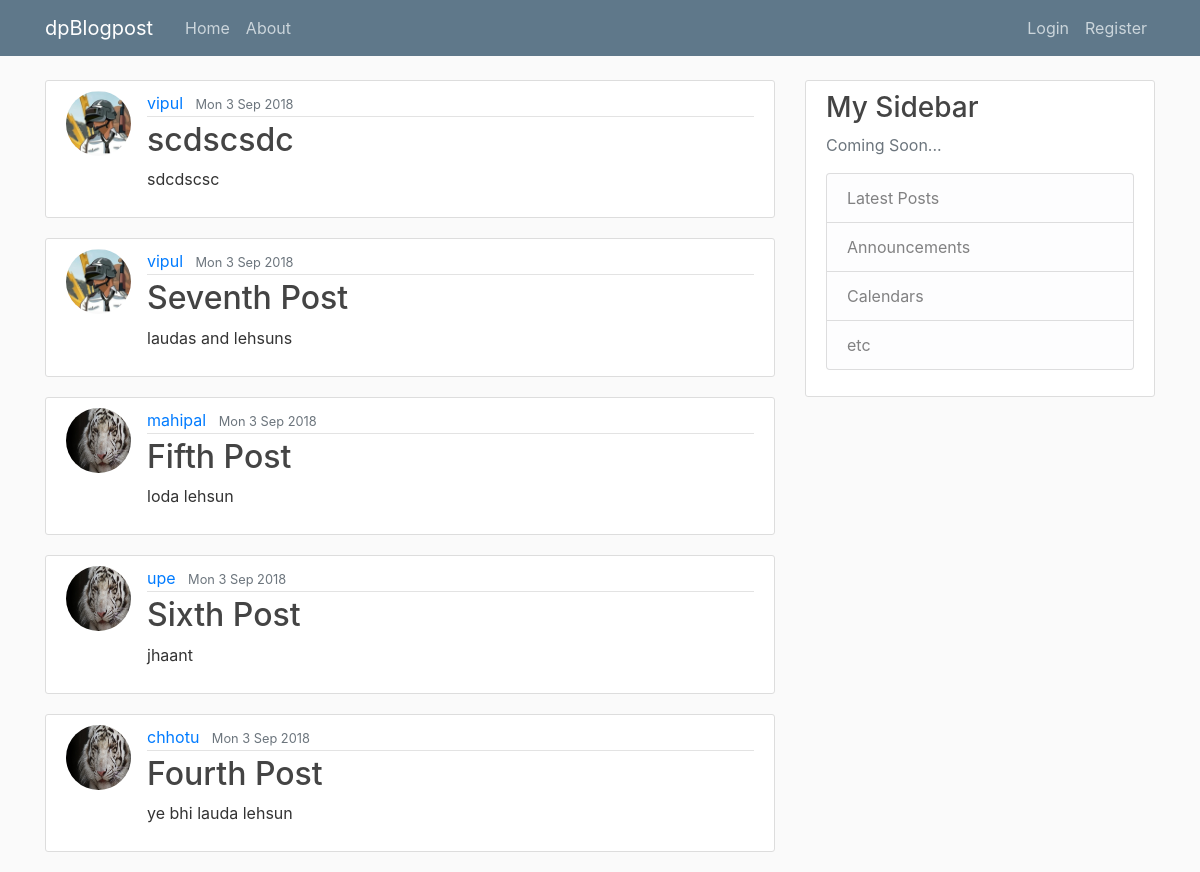
/, run on an earlier commit of the app's database.
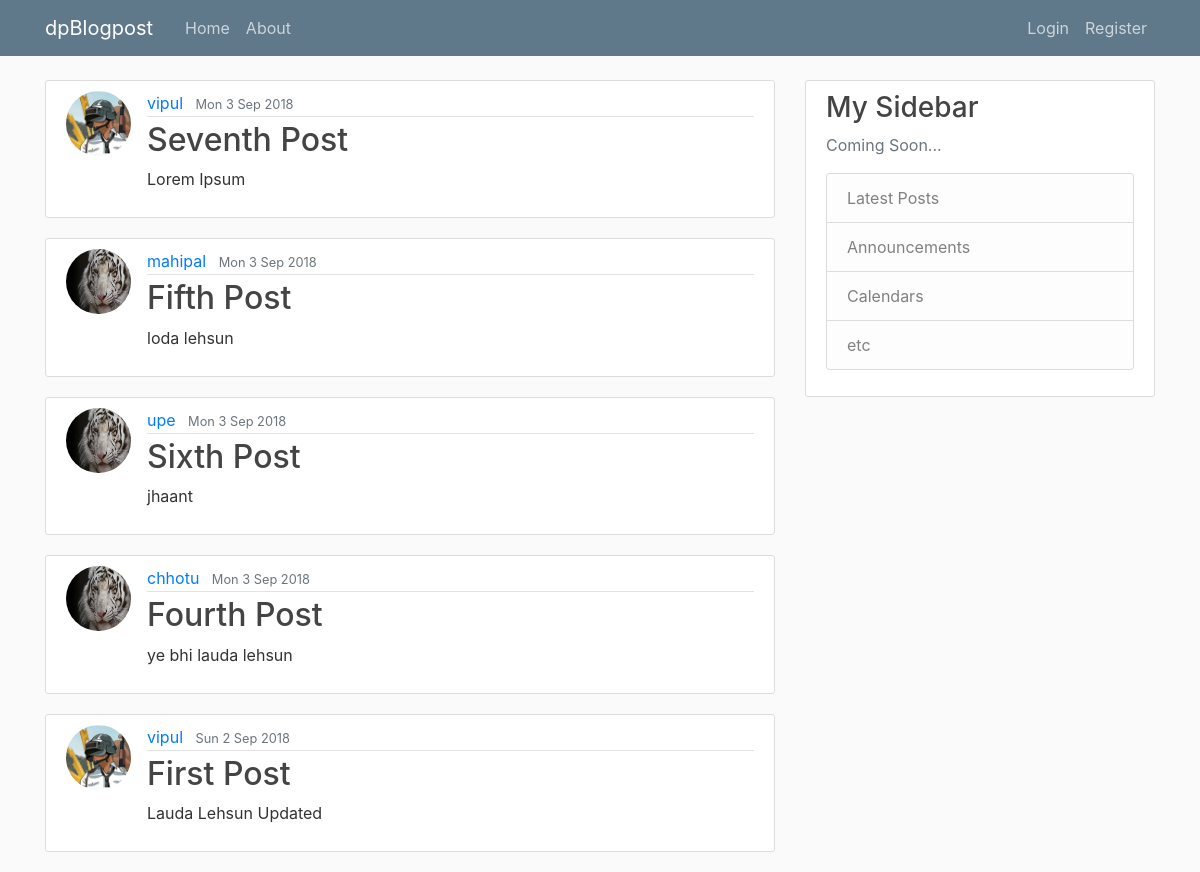
And on a later commit of the database.
### blog/models.py (models this page shows, shortened)
class Post(models.Model):
    title = models.CharField(max_length=100)
    content = models.TextField()
    publish = models.BooleanField(default=True)
    date_created = models.DateTimeField(default=timezone.now)
    date_modified = models.DateTimeField(auto_now=True)
    author = models.ForeignKey(User, on_delete=models.CASCADE)
    objects = EntryQuerySet.as_manager()

### users/models.py (models this page shows, shortened)
class Profile(models.Model):
    user = models.OneToOneField(User, on_delete=models.CASCADE)
    image = models.ImageField(default='/profile-pics/default.jpg', upload_to='profile-pics')

### blog/views.py (the view)
# urls.py: path('', PostListView.as_view(), name='blog-home'),
class PostListView(ListView):
    model = Post
    template_name = 'blog/home.html'
    context_object_name = 'posts'
    ordering = ['-date_modified']
    paginate_by = 5

### blog/templates/blog/home.html
{% extends "blog/base.html" %}
{% block content %}
    {% for post in posts %}
        <article class="media content-section">
            <img class="rounded-circle article-img" src="{{ post.author.profile.image.url }}">
            <div class="media-body">
                <div class="article-metadata">
                    <a class="mr-2" href="#">{{ post.author }}</a>
                    <small class="text-muted">{{ post.date_created|date:"D j M Y" }}</small>
                </div>
                <h2><a class="article-title" href="{% url 'post-detail' post.id %}">{{ post.title }}</a></h2>
                <p class="article-content">{{ post.content }}</p>
            </div>
        </article>
    {% endfor %}
{% endblock content %}

What changed in the data, as far as the page shows it:
removed Post: author.profile.image (picture), author "vipul", date_created "Mon 3 Sep 2018", title "scdscsdc", content "sdcdscsc"
changed Post "Seventh Post": content "laudas and lehsuns" → "Lorem Ipsum"
now on this page (row unchanged): Post: author.profile.image (picture), author "vipul", date_created "Sun 2 Sep 2018", title "First Post", content "Lauda Lehsun Updated"
